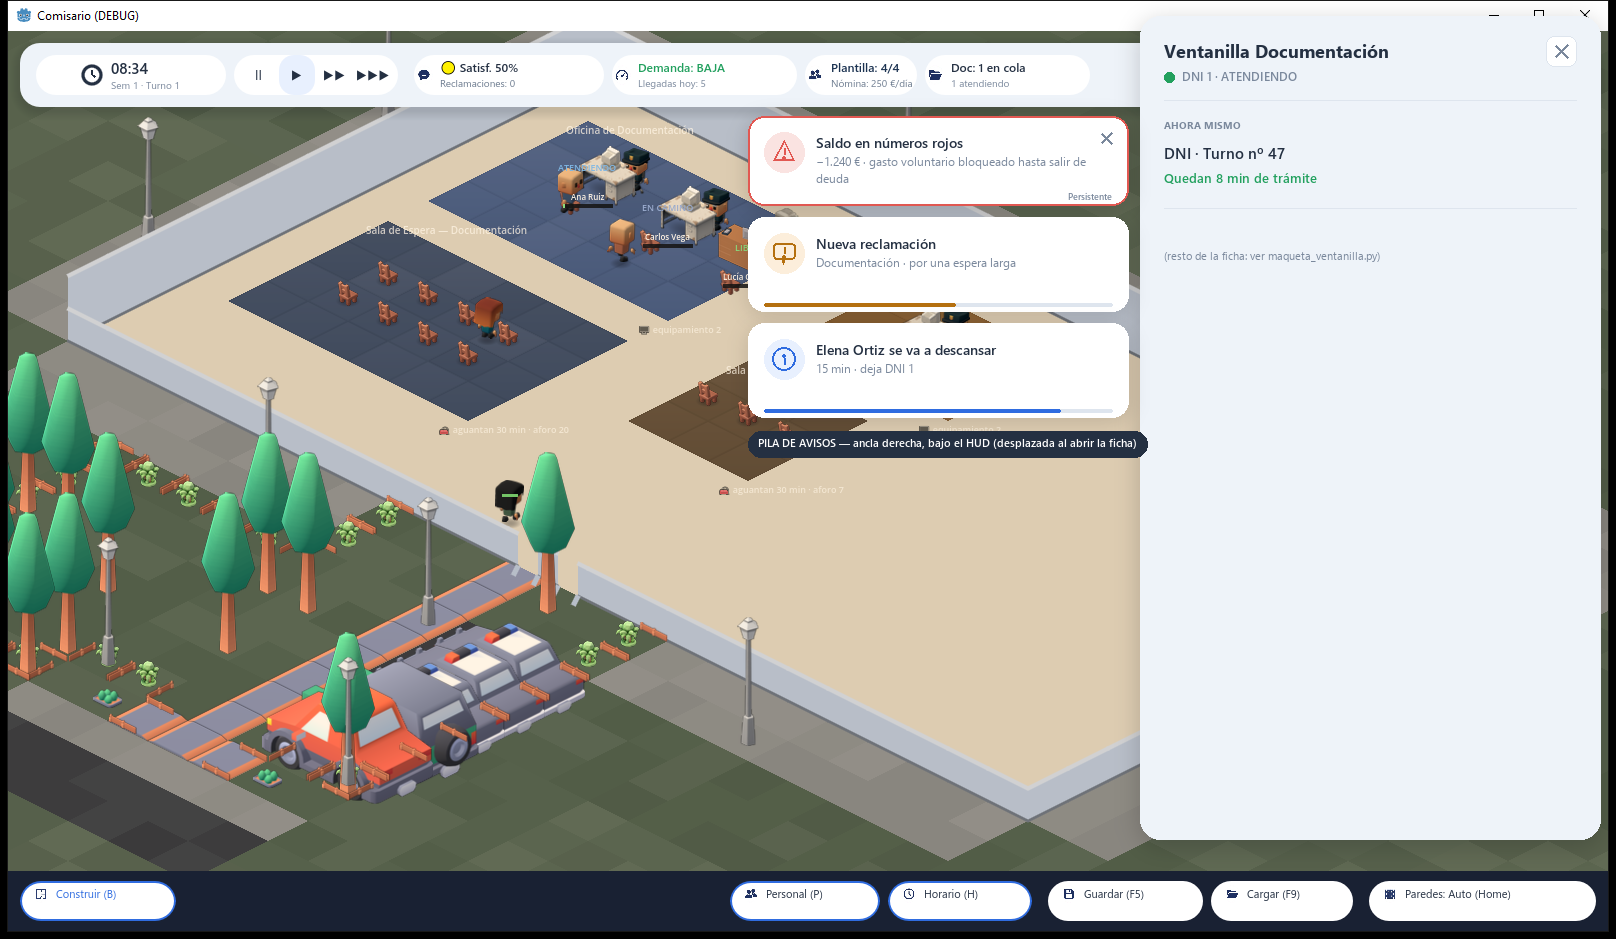

This chart was generated by the following Python code:
# Maqueta del SISTEMA DE AVISOS (toasts) — última pieza de la interfaz moderna. Mismo lenguaje que
# las hermanas ya aprobadas (`maqueta_ventanilla.py`/`maqueta_hud_v3.py`/`kit_ui_comisario.gd`):
# tarjetas blancas, sombra suave, esquinas muy redondeadas, un único acento azul.
#
# ══ MAPEO señal→aviso (semilla de la spec) ═══════════════════════════════════════════════════════
# Fuente: src/foundation/event_bus/event_bus.gd (comentarios "Emisor:"/"Oyentes:" de cada señal) +
# quién la emite hoy (grep `.emit(` en src/). Solo entra lo que el JUGADOR necesita saber SIN estar
# mirando el sitio exacto donde pasó — un cambio de turno o de velocidad se VE en el HUD (el reloj y
# el segmento activo ya lo dicen), así que NO es un aviso; una reclamación o un impago si no se
# avisan, el jugador nunca se entera hasta que ya es tarde.
#
#   SÍ llevan toast (con su severidad):
#   - entro_en_deuda(saldo)          → CRÍTICO, persistente (no se autodesvanece: sigue en deuda
#                                       hasta `salio_de_deuda`, así que el aviso tampoco debe irse solo)
#   - insolvencia(saldo, prestamos)  → CRÍTICO, persistente (bloquea el juego con un modal — el toast
#                                       es el eco que queda si el jugador ya cerró el modal)
#   - gracia_iniciada(minutos)       → CRÍTICO, persistente (cuenta atrás activa)
#   - game_over(motivo)              → CRÍTICO, persistente (aunque en la práctica lo tapa la pantalla
#                                       de fin — se deja mapeado por completitud)
#   - salio_de_deuda(saldo)          → AVISO, auto-desvanecido (buena noticia, pero merece más que un
#                                       parpadeo de INFO: cierra una alarma que estuvo activa)
#   - reclamacion_generada(origen)   → AVISO, auto-desvanecido (queja real de un ciudadano — el chip
#                                       "Satisfacción" del HUD ya arrastra el contador, el toast es el
#                                       instante en que ocurrió)
#   - parte_personal(resumen)        → AVISO si resumen.escaladas > 0 (requiere decisión), si no INFO
#   - aviso_division(evento,on)      → INFO, auto-desvanecido (comunicado informativo, no urgente)
#   - incidencia_personal(texto,..)  → INFO, auto-desvanecido (una baja concreta; si el Oficial la
#                                       agrupa, va como `parte_personal` y esta no se duplica)
#   - prestamo_pedido(usados,vivos)  → AVISO, auto-desvanecido (no es una alarma nueva -- ya venías de
#                                       `insolvencia`-- pero el jugador debe ver cuántos salvavidas le
#                                       quedan)
#   - nivel_demanda_cambiado(nivel)  → NO usa toast: el chip "Demanda" del HUD YA es el indicador
#                                       permanente (spec HUD "brújula futura de la peonada"); un toast
#                                       duplicaría la misma información sin aportar nada nuevo.
#
#   NO llevan toast (ya se ven en el HUD/mundo, o son demasiado frecuentes para interrumpir):
#   - cambio_de_turno / cambio_dia_noche / velocidad_cambiada  → el reloj y el segmento activo del
#     HUD YA lo muestran en todo momento; un toast por cada uno saturaría la pila sin decir nada nuevo.
#   - saldo_cambiado / tramite_completado / persona_generada / abandono → ocurren muchas veces por
#     minuto (cada trámite, cada persona) — el chip de Satisfacción/Saldo del HUD agrega el dato; un
#     toast por CADA abandono sería ruido, no aviso (el resumen agregado si acaso saldría en un parte).
#
# ══ SEVERIDAD → forma+color (icono SIEMPRE, nunca solo el color — accesibilidad transversal) ═════
#   INFO     → círculo "i", acento suave (mismo azul único del kit) — auto-desvanecido rápido.
#   AVISO    → globo de diálogo con "!", ámbar — auto-desvanecido, algo más lento que INFO.
#   CRÍTICO  → triángulo de alerta, rojo — PERSISTENTE (no se autodesvanece), con botón "×" propio:
#              exige acción/lectura del jugador, no puede desaparecer solo.
#
# ══ POSICIÓN ═══════════════════════════════════════════════════════════════════════════════════
# Ancla arriba-DERECHA, bajo la barra flotante del HUD (mismo margen de 12px que ya usa esa barra) —
# es el rincón donde ya mira el jugador para el reloj/saldo, y dónde Los Sims/Two Point Campus ponen
# sus notificaciones. Ancho de columna 380px (deliberadamente MENOR que los 460px de la ficha de
# ventanilla: la pila de avisos no necesita tanto aire como una ficha de datos, y así deja hueco).
#
# CONVIVENCIA CON LA FICHA DE VENTANILLA (`panel_ventanilla.gd`, ancla derecha, 460px, y0=16..H-100,
# "implementada ya"): si la pila de avisos usara la MISMA esquina derecha con su propio ancho, con la
# ficha abierta invadiría su columna. Solución retratada abajo: con la ficha abierta, la pila de
# avisos se DESPLAZA a la izquierda del borde de la ficha, con el mismo margen de 12px que usa el
# borde derecho de pantalla, pero aplicado al borde IZQUIERDO de la ficha — nunca se solapan, y el
# jugador sigue viendo ambas cosas sin que ninguna tape a la otra. (La pila arranca en y=88, bajo el
# cuerpo entero del HUD -- ver Y0 más abajo; la ficha arranca en y=16 porque ya solapaba la altura del
# HUD antes de esta pieza, comportamiento heredado que esta maqueta no toca.)
from PIL import Image, ImageDraw, ImageFont, ImageFilter
import os

# Fondo real: la misma captura que usan las hermanas F3 (`maqueta_ventanilla.py`/`maqueta_horario.py`)
import os
# Promovida a design/ux/maquetas-menu-2026-08/ el 2026-08-18; el fondo viaja junto al script.
FONDO = os.path.join(os.path.dirname(os.path.abspath(__file__)), "fondo_actual.png")
SCRATCH = os.path.dirname(os.path.abspath(__file__))
SCRATCH = os.path.dirname(os.path.abspath(__file__))
F_DIR = r"C:\Windows\Fonts"

# ── Paleta (idéntica a las maquetas hermanas / MOD_COLOR_* de kit_ui_comisario.gd) ────────────────
PANEL = (238, 243, 249)
TARJETA = (255, 255, 255)
TINTA = (36, 48, 66)
GRIS = (122, 136, 156)
LINEA = (222, 229, 238)
ACENTO = (47, 108, 224)
ACENTO_SUAVE = (232, 240, 254)
VERDE = (34, 160, 94)
AMBAR = (240, 158, 44)
AMBAR_TEXTO = (181, 112, 15)
AMBAR_SUAVE = (252, 238, 219)
ROJO = (226, 88, 82)
ROJO_SUAVE = (250, 227, 225)
GRIS_SUAVE = (231, 233, 237)


def F(nombre, tam):
    return ImageFont.truetype(os.path.join(F_DIR, nombre), tam)


NORM, SEMI, BOLD = "segoeui.ttf", "seguisb.ttf", "segoeuib.ttf"


def sombra_rect(img, caja, radio, alfa=26, blur=8, offset=(0, 3)):
    capa = Image.new("RGBA", img.size, (0, 0, 0, 0))
    d = ImageDraw.Draw(capa)
    x0, y0, x1, y1 = caja
    d.rounded_rectangle([x0 + offset[0], y0 + offset[1], x1 + offset[0], y1 + offset[1]],
                         radio, fill=(10, 14, 24, alfa))
    img.alpha_composite(capa.filter(ImageFilter.GaussianBlur(blur)))


def ancho_texto(d, texto, fuente):
    bbox = d.textbbox((0, 0), texto, font=fuente)
    return bbox[2] - bbox[0]


def envolver_texto(d, texto, fuente, ancho_max):
    palabras = texto.split(" ")
    lineas, actual = [], ""
    for palabra in palabras:
        prueba = (actual + " " + palabra).strip()
        if ancho_texto(d, prueba, fuente) <= ancho_max or actual == "":
            actual = prueba
        else:
            lineas.append(actual)
            actual = palabra
    if actual:
        lineas.append(actual)
    return lineas


def texto_centrado_v(d, xy, texto, fuente, fill, alto_caja):
    x, y = xy
    bbox = d.textbbox((0, 0), texto, font=fuente)
    h = bbox[3] - bbox[1]
    d.text((x, y - h / 2 - bbox[1]), texto, font=fuente, fill=fill)


# ── Iconos de severidad (vectoriales, mismo lenguaje de trazo que GlifoModerno: círculo/globo/
# triángulo — forma DISTINTA por severidad, nunca solo el color) ──────────────────────────────────
def icono_info(d, cx, cy, r, color):
    d.ellipse([cx - r, cy - r, cx + r, cy + r], outline=color, width=2)
    d.ellipse([cx - 1.6, cy - r * 0.42, cx + 1.6, cy - r * 0.42 + 3.2], fill=color)
    d.line([cx, cy - r * 0.05, cx, cy + r * 0.5], fill=color, width=2)


def icono_aviso(d, cx, cy, r, color):
    # globo de diálogo: rectángulo redondeado + colita, con "!" dentro
    caja = [cx - r, cy - r * 0.85, cx + r, cy + r * 0.55]
    d.rounded_rectangle(caja, r * 0.35, outline=color, width=2)
    d.polygon([(cx - r * 0.25, cy + r * 0.5), (cx + r * 0.15, cy + r * 0.5), (cx - r * 0.05, cy + r * 1.05)],
              fill=color)
    d.line([cx, cy - r * 0.5, cx, cy + r * 0.02], fill=color, width=2)
    d.ellipse([cx - 1.6, cy + r * 0.18, cx + 1.6, cy + r * 0.18 + 3.2], fill=color)


def icono_critico(d, cx, cy, r, color):
    d.polygon([(cx, cy - r), (cx - r * 0.95, cy + r * 0.8), (cx + r * 0.95, cy + r * 0.8)],
               outline=color, width=2)
    d.line([cx, cy - r * 0.32, cx, cy + r * 0.22], fill=color, width=2)
    d.ellipse([cx - 1.7, cy + r * 0.42, cx + 1.7, cy + r * 0.42 + 3.4], fill=color)


def cerrar_x(d, cx, cy, lado, color):
    d.line([cx - lado, cy - lado, cx + lado, cy + lado], fill=color, width=2)
    d.line([cx + lado, cy - lado, cx - lado, cy + lado], fill=color, width=2)


# ── Una tarjeta de aviso ───────────────────────────────────────────────────────────────────────
# severidad: "info" | "aviso" | "critico". `persistente` dibuja el botón "×" (solo lo lleva CRÍTICO,
# el resto se autodesvanece: NO necesita cierre manual). `barra_tiempo` (0..1, solo INFO/AVISO):
# raya fina de progreso que se agota — pista visual de "esto va a irse solo", nunca la única señal
# (el propio dato de severidad ya está en forma+color+texto; la barra es un extra, no lo esencial).
def tarjeta_aviso(img, d, x0, y0, ancho, severidad, titulo, subtitulo, persistente=False, barra_tiempo=None):
    ICONOS = {"info": icono_info, "aviso": icono_aviso, "critico": icono_critico}
    COLORES = {"info": ACENTO, "aviso": AMBAR_TEXTO, "critico": ROJO}
    FONDOS_ICONO = {"info": ACENTO_SUAVE, "aviso": AMBAR_SUAVE, "critico": ROJO_SUAVE}
    color = COLORES[severidad]
    fondo_icono = FONDOS_ICONO[severidad]

    pad = 16
    icono_lado = 40
    x_texto = x0 + pad + icono_lado + 12
    ancho_texto_max = ancho - pad - icono_lado - 12 - pad - (22 if persistente else 0)

    fnt_titulo = F(SEMI, 14)
    fnt_sub = F(NORM, 12)
    lineas_titulo = envolver_texto(d, titulo, fnt_titulo, ancho_texto_max)
    lineas_sub = envolver_texto(d, subtitulo, fnt_sub, ancho_texto_max) if subtitulo else []

    alto_texto = len(lineas_titulo) * 19 + (4 + len(lineas_sub) * 17 if lineas_sub else 0)
    alto_min_icono = icono_lado + pad
    alto_contenido = max(alto_texto, alto_min_icono)
    alto_barra = 6 if barra_tiempo is not None else 0
    alto = pad + alto_contenido + pad + alto_barra

    caja = (x0, y0, x0 + ancho, y0 + alto)
    sombra_rect(img, caja, 16, alfa=(46 if severidad == "critico" else 34), blur=10, offset=(0, 4))
    d.rounded_rectangle(caja, 16, fill=TARJETA)
    if severidad == "critico":
        # borde fino rojo -- el respaldo de "esto sigue activo" además del icono/color del texto.
        d.rounded_rectangle(caja, 16, outline=ROJO, width=2)

    # Icono en su pastilla circular de color suave.
    cx_icono = x0 + pad + icono_lado / 2
    cy_icono = y0 + pad + icono_lado / 2
    d.ellipse([cx_icono - icono_lado / 2, cy_icono - icono_lado / 2,
               cx_icono + icono_lado / 2, cy_icono + icono_lado / 2], fill=fondo_icono)
    ICONOS[severidad](d, cx_icono, cy_icono, icono_lado * 0.28, color)

    y_texto = y0 + pad
    for linea in lineas_titulo:
        d.text((x_texto, y_texto), linea, font=fnt_titulo, fill=TINTA)
        y_texto += 19
    if lineas_sub:
        y_texto += 2
        for linea in lineas_sub:
            d.text((x_texto, y_texto), linea, font=fnt_sub, fill=GRIS)
            y_texto += 17

    if persistente:
        cerrar_x(d, x0 + ancho - pad - 6, y0 + pad + 6, 5, GRIS)
        etiqueta = "Persistente"
        fnt_p = F(SEMI, 9)
        tw = ancho_texto(d, etiqueta, fnt_p)
        d.text((x0 + ancho - pad - tw, y0 + alto - alto_barra - 15), etiqueta, font=fnt_p, fill=GRIS)

    if barra_tiempo is not None:
        y_barra = y0 + alto - alto_barra - 2
        d.rounded_rectangle([x0 + pad, y_barra, x0 + ancho - pad, y_barra + 3], 2, fill=LINEA)
        hx = x0 + pad + (ancho - 2 * pad) * max(0.0, min(1.0, barra_tiempo))
        d.rounded_rectangle([x0 + pad, y_barra, hx, y_barra + 3], 2, fill=color)

    return y0 + alto


# ── Ficha de ventanilla ABREVIADA (solo lo justo para retratar la convivencia; el detalle completo
# ya lo prueba `maqueta_ventanilla.py` — no se duplica aquí) ───────────────────────────────────────
def ficha_ventanilla_abreviada(img, d, W, H):
    px0, py0 = W - 476, 16
    px1, py1 = W - 16, H - 100
    sombra_rect(img, (px0, py0, px1, py1), 20, alfa=50, blur=12, offset=(0, 6))
    d.rounded_rectangle([px0, py0, px1, py1], 20, fill=PANEL)
    pad = 24
    x0, x1 = px0 + pad, px1 - pad
    y = py0 + 22
    d.text((x0, y), "Ventanilla Documentación", font=F(BOLD, 18), fill=TINTA)
    lado_x = 30
    bx, by = px1 - pad - lado_x, y - 2
    d.rounded_rectangle([bx, by, bx + lado_x, by + lado_x], 8, fill=TARJETA, outline=LINEA, width=1)
    d.line([bx + 9, by + 9, bx + lado_x - 9, by + lado_x - 9], fill=GRIS, width=2)
    d.line([bx + lado_x - 9, by + 9, bx + 9, by + lado_x - 9], fill=GRIS, width=2)
    y += 30
    d.ellipse([x0, y + 4, x0 + 10, y + 14], fill=VERDE)
    d.text((x0 + 18, y), "DNI 1 · ATENDIENDO", font=F(SEMI, 12), fill=GRIS)
    y += 32
    d.line([x0, y, x1, y], fill=LINEA, width=1)
    y += 18
    d.text((x0, y), "AHORA MISMO", font=F(BOLD, 10), fill=GRIS)
    y += 24
    d.text((x0, y), "DNI · Turno nº 47", font=F(SEMI, 15), fill=TINTA)
    y += 26
    d.text((x0, y), "Quedan 8 min de trámite", font=F(SEMI, 13), fill=VERDE)
    y += 40
    d.line([x0, y, x1, y], fill=LINEA, width=1)
    y += 40
    d.text((x0, y), "(resto de la ficha: ver maqueta_ventanilla.py)", font=F(NORM, 11), fill=GRIS)
    return px0


def render():
    img = Image.open(FONDO).convert("RGBA")
    W, H = img.size
    d = ImageDraw.Draw(img, "RGBA")

    MARGEN = 12
    ANCHO_PILA = 380
    # A diferencia de la ficha de ventanilla (que arranca en y=16, solapando la propia altura de la
    # barra flotante del HUD -- comportamiento YA implementado y aceptado en panel_ventanilla.gd), la
    # pila de avisos es pieza NUEVA: se ancla estrictamente POR DEBAJO del HUD (12+64+12=88 -- mismo
    # margen de 12px que ya usa la barra flotante) para no tapar NUNCA un chip mientras lees un aviso.
    # 116 y no 88: la barra flotante del HUD llega hasta y~104 (12 de margen + 92 de tarjeta)
    # y con 88 el toast critico pisaba la franja baja de los chips Plantilla/Doc
    # (auditoria de Fable, 2026-08-18).
    Y0 = 116

    # 1) Ficha de ventanilla abierta primero (queda DEBAJO en z-order si algo llegara a rozarse,
    #    aunque con el desplazamiento no debería pasar nunca).
    borde_izq_ficha = ficha_ventanilla_abreviada(img, d, W, H)
    d = ImageDraw.Draw(img, "RGBA")

    # 2) Pila de avisos DESPLAZADA a la izquierda del borde de la ficha (convivencia, ver cabecera).
    x0 = borde_izq_ficha - MARGEN - ANCHO_PILA

    y = Y0
    y = tarjeta_aviso(
        img, d, x0, y, ANCHO_PILA, "critico",
        "Saldo en números rojos",
        "−1.240 € · gasto voluntario bloqueado hasta salir de deuda",
        persistente=True,
    )
    d = ImageDraw.Draw(img, "RGBA")
    y += 12
    y = tarjeta_aviso(
        img, d, x0, y, ANCHO_PILA, "aviso",
        "Nueva reclamación",
        "Documentación · por una espera larga",
        barra_tiempo=0.55,
    )
    d = ImageDraw.Draw(img, "RGBA")
    y += 12
    y = tarjeta_aviso(
        img, d, x0, y, ANCHO_PILA, "info",
        "Elena Ortiz se va a descansar",
        "15 min · deja DNI 1",
        barra_tiempo=0.85,
    )
    d = ImageDraw.Draw(img, "RGBA")

    # Etiqueta de contexto (solo para la maqueta, no forma parte del HUD): marca el ancla de la pila.
    fnt_tag = F(SEMI, 11)
    txt = "PILA DE AVISOS — ancla derecha, bajo el HUD (desplazada al abrir la ficha)"
    tw = ancho_texto(d, txt, fnt_tag)
    tag_x0, tag_y0 = x0, y + 14
    d.rounded_rectangle([tag_x0, tag_y0, tag_x0 + tw + 20, tag_y0 + 26], 13, fill=(*TINTA, 210))
    d = ImageDraw.Draw(img, "RGBA")
    texto_centrado_v(d, (tag_x0 + 10, tag_y0 + 13), txt, fnt_tag, (255, 255, 255), 26)

    salida = os.path.join(SCRATCH, "maqueta_avisos.png")
    img.convert("RGB").save(salida)
    print("OK ->", salida, img.size, "pila x0:", x0, "ficha borde izq:", borde_izq_ficha, "y final:", y)


if __name__ == "__main__":
    render()
